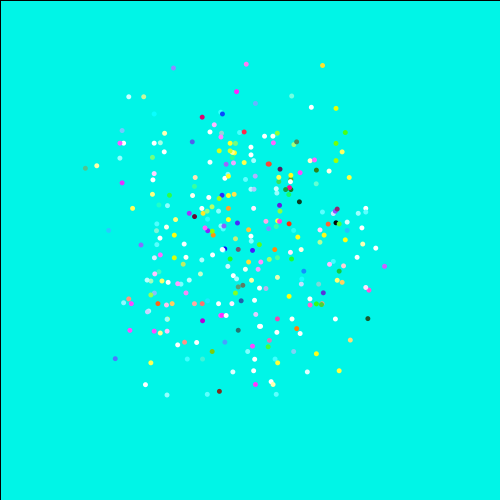
Frame 1 (no input)
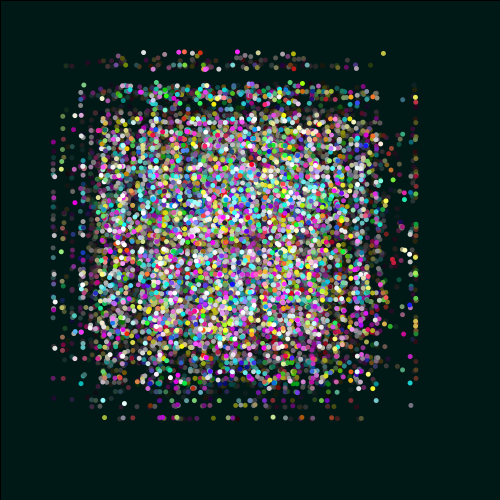
Frame 60 (the mouse pressed at the canvas centre just before this capture)
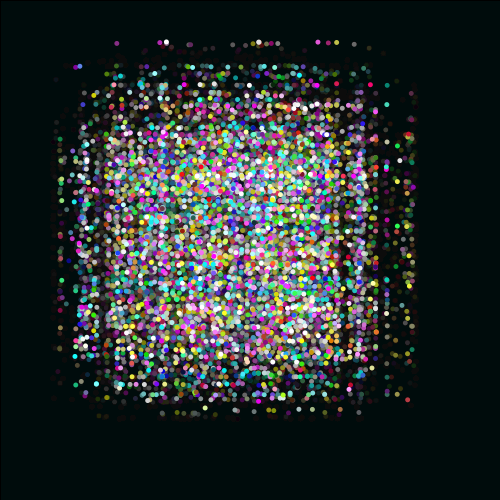
Frame 120 (the mouse held since frame 60 and released just before this capture)

The Processing sketch that drew these frames (run headless with seeded random() and noise(); from frame 60 on, the mouse is pressed at the canvas centre):

// Processing sketch: DOT
// ── DOT.pde
int p = 5;
int t = 10;
int x = 5;
int y = 5;
void setup (){
  size (500,500);
  background(#00FFF0);
}
void draw (){
  makeMagical();
     for (int i = 0; i < 300; i++) {
fill(y,p,x);
       ellipse(getWormX(x),getWormY(y),5,5);
   x =(int) random(0,500);
          y =(int) random(0,500);
             p =(int) random(0,500);
y+=5;
x+=5;
//if(y==495){
 // y=5;
//  x += t;
//}


   }
}
 float frequency = .001;
    float noiseInterval = PI;

    void makeMagical() {
        fill( 0, 0, 0, 10 );
        rect(0, 0, width, height);
        noStroke();
    }

    float getWormX(int i) {
        return map(noise(i*noiseInterval + frameCount * frequency), 0, 1, 0, width);
    }

    float getWormY(int i) {
        return map(noise(i*noiseInterval+1 + frameCount * frequency), 0, 1, 0, height);
    }
